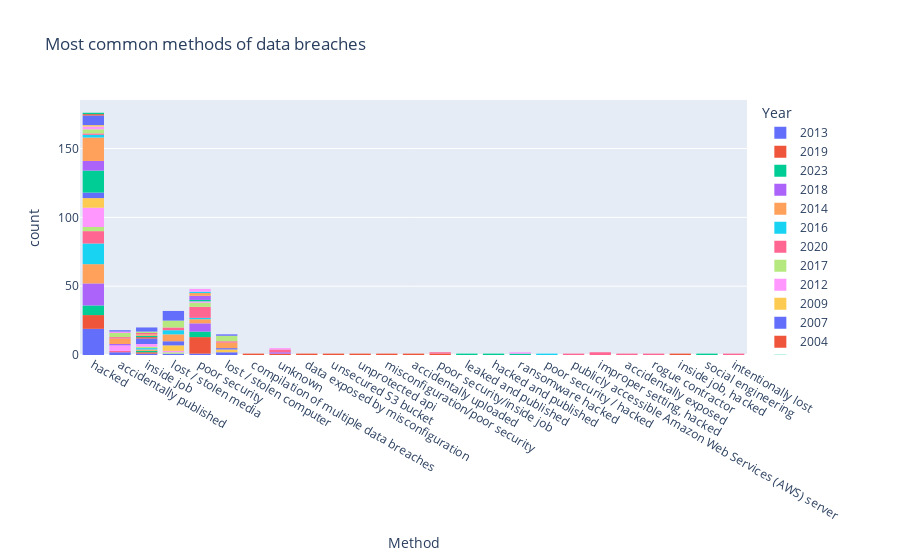

Notebook source saved alongside this figure:
### Code cell
px.histogram(x= 'Method', y= 'Year', histfunc='count', color='Year', data_frame= dataset, title='Most common methods of data breaches')

### Figure 1 — Plotly figure (JSON) as saved in the notebook; plotly's stock layout.template omitted (floating-point values rounded to 4 significant figures)
{"data": [{"alignmentgroup": "True", "bingroup": "x", "histfunc": "count", "hovertemplate": "Year=2013<br>Method=%{x}<br>count=%{y}<extra></extra>", "legendgroup": "2013", "marker": {"color": "#636efa", "pattern": {"shape": ""}}, "name": "2013", "offsetgroup": "2013", "orientation": "v", "showlegend": true, "type": "histogram", "x": ["hacked", "hacked", "hacked", "hacked", "hacked", "hacked", "hacked", "accidentally published", "hacked", "inside job", "hacked", "hacked", "hacked", "hacked", "hacked", "lost / stolen media", "hacked", "hacked", "accidentally published", "hacked", "poor security", "hacked", "hacked", "lost / stolen computer", "lost / stolen computer", "hacked"], "xaxis": "x", "y": ["2013", "2013", "2013", "2013", "2013", "2013", "2013", "2013", "2013", "2013", "2013", "2013", "2013", "2013", "2013", "2013", "2013", "2013", "2013", "2013", "2013", "2013", "2013", "2013", "2013", "2013"], "yaxis": "y"}, {"alignmentgroup": "True", "bingroup": "x", "histfunc": "count", "hovertemplate": "Year=2019<br>Method=%{x}<br>count=%{y}<extra></extra>", "legendgroup": "2019", "marker": {"color": "#EF553B", "pattern": {"shape": ""}}, "name": "2019", "offsetgroup": "2019", "orientation": "v", "showlegend": true, "type": "histogram", "x": ["poor security", "poor security", "poor security", "compilation of multiple data breaches", "poor security", "poor security", "unknown", "poor security", "poor security", "data exposed by misconfiguration", "poor security", "hacked", "hacked", "poor security", "unsecured S3 bucket", "unprotected api", "misconfiguration/poor security", "hacked", "poor security", "inside job", "poor security", "hacked", "hacked", "hacked", "accidentally uploaded", "hacked", "poor security", "hacked", "hacked", "hacked", "poor security/inside job"], "xaxis": "x", "y": ["2019", "2019", "2019", "2019", "2019", "2019", "2019", "2019", "2019", "2019", "2019", "2019", "2019", "2019", "2019", "2019", "2019", "2019", "2019", "2019", "2019", "2019", "2019", "2019", "2019", "2019", "2019", "2019", "2019", "2019", "2019"], "yaxis": "y"}, {"alignmentgroup": "True", "bingroup": "x", "histfunc": "count", "hovertemplate": "Year=2023<br>Method=%{x}<br>count=%{y}<extra></extra>", "legendgroup": "2023", "marker": {"color": "#00cc96", "pattern": {"shape": ""}}, "name": "2023", "offsetgroup": "2023", "orientation": "v", "showlegend": true, "type": "histogram", "x": ["poor security", "leaked and published", "poor security", "hacked", "hacked", "hacked and published", "hacked", "hacked", "hacked", "hacked", "hacked", "poor security", "poor security", "inside job", "ransomware hacked"], "xaxis": "x", "y": ["2023", "2023", "2023", "2023", "2023", "2023", "2023", "2023", "2023", "2023", "2023", "2023", "2023", "2023", "2023"], "yaxis": "y"}, {"alignmentgroup": "True", "bingroup": "x", "histfunc": "count", "hovertemplate": "Year=2018<br>Method=%{x}<br>count=%{y}<extra></extra>", "legendgroup": "2018", "marker": {"color": "#ab63fa", "pattern": {"shape": ""}}, "name": "2018", "offsetgroup": "2018", "orientation": "v", "showlegend": true, "type": "histogram", "x": ["hacked", "poor security", "hacked", "hacked", "hacked", "unknown", "poor security", "poor security", "poor security", "hacked", "hacked", "hacked", "hacked", "hacked", "hacked", "hacked", "poor security", "hacked", "hacked", "poor security", "hacked", "hacked", "hacked"], "xaxis": "x", "y": ["2018", "2018", "2018", "2018", "2018", "2018", "2018", "2018", "2018", "2018", "2018", "2018", "2018", "2018", "2018", "2018", "2018", "2018", "2018", "2018", "2018", "2018", "2018"], "yaxis": "y"}, {"alignmentgroup": "True", "bingroup": "x", "histfunc": "count", "hovertemplate": "Year=2014<br>Method=%{x}<br>count=%{y}<extra></extra>", "legendgroup": "2014", "marker": {"color": "#FFA15A", "pattern": {"shape": ""}}, "name": "2014", "offsetgroup": "2014", "orientation": "v", "showlegend": true, "type": "histogram", "x": ["hacked", "hacked", "hacked", "hacked", "hacked", "inside job", "hacked", "hacked", "hacked", "hacked", "hacked", "hacked", "hacked", "hacked", "hacked", "poor security", "poor security", "poor security"], "xaxis": "x", "y": ["2014", "2014", "2014", "2014", "2014", "2014", "2014", "2014", "2014", "2014", "2014", "2014", "2014", "2014", "2014", "2014", "2014", "2014"], "yaxis": "y"}, {"alignmentgroup": "True", "bingroup": "x", "histfunc": "count", "hovertemplate": "Year=2016<br>Method=%{x}<br>count=%{y}<extra></extra>", "legendgroup": "2016", "marker": {"color": "#19d3f3", "pattern": {"shape": ""}}, "name": "2016", "offsetgroup": "2016", "orientation": "v", "showlegend": true, "type": "histogram", "x": ["poor security / hacked", "hacked", "hacked", "hacked", "hacked", "hacked", "hacked", "hacked", "hacked", "hacked", "hacked", "hacked", "hacked", "hacked", "poor security", "hacked", "hacked", "inside job"], "xaxis": "x", "y": ["2016", "2016", "2016", "2016", "2016", "2016", "2016", "2016", "2016", "2016", "2016", "2016", "2016", "2016", "2016", "2016", "2016", "2016"], "yaxis": "y"}, {"alignmentgroup": "True", "bingroup": "x", "histfunc": "count", "hovertemplate": "Year=2020<br>Method=%{x}<br>count=%{y}<extra></extra>", "legendgroup": "2020", "marker": {"color": "#FF6692", "pattern": {"shape": ""}}, "name": "2020", "offsetgroup": "2020", "orientation": "v", "showlegend": true, "type": "histogram", "x": ["hacked", "poor security", "accidentally published", "poor security", "poor security", "hacked", "unknown", "hacked", "poor security", "publicly accessible Amazon Web Services (AWS) server", "hacked", "improper setting, hacked", "hacked", "poor security/inside job", "poor security", "improper setting, hacked", "accidentally exposed", "poor security", "unknown", "poor security", "hacked", "poor security", "hacked", "hacked", "hacked", "rogue contractor"], "xaxis": "x", "y": ["2020", "2020", "2020", "2020", "2020", "2020", "2020", "2020", "2020", "2020", "2020", "2020", "2020", "2020", "2020", "2020", "2020", "2020", "2020", "2020", "2020", "2020", "2020", "2020", "2020", "2020"], "yaxis": "y"}, {"alignmentgroup": "True", "bingroup": "x", "histfunc": "count", "hovertemplate": "Year=2017<br>Method=%{x}<br>count=%{y}<extra></extra>", "legendgroup": "2017", "marker": {"color": "#B6E880", "pattern": {"shape": ""}}, "name": "2017", "offsetgroup": "2017", "orientation": "v", "showlegend": true, "type": "histogram", "x": ["poor security", "hacked", "hacked", "lost / stolen media", "poor security", "hacked", "poor security", "inside job"], "xaxis": "x", "y": ["2017", "2017", "2017", "2017", "2017", "2017", "2017", "2017"], "yaxis": "y"}, {"alignmentgroup": "True", "bingroup": "x", "histfunc": "count", "hovertemplate": "Year=2012<br>Method=%{x}<br>count=%{y}<extra></extra>", "legendgroup": "2012", "marker": {"color": "#FF97FF", "pattern": {"shape": ""}}, "name": "2012", "offsetgroup": "2012", "orientation": "v", "showlegend": true, "type": "histogram", "x": ["hacked", "hacked", "hacked", "hacked", "hacked", "hacked", "hacked", "accidentally published", "hacked", "hacked", "accidentally published", "inside job", "hacked", "hacked", "inside job", "lost / stolen media", "hacked", "hacked", "accidentally published", "poor security", "hacked", "accidentally published"], "xaxis": "x", "y": ["2012", "2012", "2012", "2012", "2012", "2012", "2012", "2012", "2012", "2012", "2012", "2012", "2012", "2012", "2012", "2012", "2012", "2012", "2012", "2012", "2012", "2012"], "yaxis": "y"}, {"alignmentgroup": "True", "bingroup": "x", "histfunc": "count", "hovertemplate": "Year=2009<br>Method=%{x}<br>count=%{y}<extra></extra>", "legendgroup": "2009", "marker": {"color": "#FECB52", "pattern": {"shape": ""}}, "name": "2009", "offsetgroup": "2009", "orientation": "v", "showlegend": true, "type": "histogram", "x": ["hacked", "lost / stolen media", "hacked", "hacked", "hacked", "lost / stolen computer", "lost / stolen media", "hacked", "hacked", "lost / stolen media", "hacked", "lost / stolen computer", "lost / stolen media"], "xaxis": "x", "y": ["2009", "2009", "2009", "2009", "2009", "2009", "2009", "2009", "2009", "2009", "2009", "2009", "2009"], "yaxis": "y"}, {"alignmentgroup": "True", "bingroup": "x", "histfunc": "count", "hovertemplate": "Year=2007<br>Method=%{x}<br>count=%{y}<extra></extra>", "legendgroup": "2007", "marker": {"color": "#636efa", "pattern": {"shape": ""}}, "name": "2007", "offsetgroup": "2007", "orientation": "v", "showlegend": true, "type": "histogram", "x": ["hacked", "lost / stolen media", "inside job", "inside job", "hacked", "hacked", "lost / stolen media", "hacked", "inside job", "lost / stolen computer", "lost / stolen media", "inside job"], "xaxis": "x", "y": ["2007", "2007", "2007", "2007", "2007", "2007", "2007", "2007", "2007", "2007", "2007", "2007"], "yaxis": "y"}, {"alignmentgroup": "True", "bingroup": "x", "histfunc": "count", "hovertemplate": "Year=2004<br>Method=%{x}<br>count=%{y}<extra></extra>", "legendgroup": "2004", "marker": {"color": "#EF553B", "pattern": {"shape": ""}}, "name": "2004", "offsetgroup": "2004", "orientation": "v", "showlegend": true, "type": "histogram", "x": ["inside job, hacked", "inside job"], "xaxis": "x", "y": ["2004", "2004"], "yaxis": "y"}, {"alignmentgroup": "True", "bingroup": "x", "histfunc": "count", "hovertemplate": "Year=2015<br>Method=%{x}<br>count=%{y}<extra></extra>", "legendgroup": "2015", "marker": {"color": "#00cc96", "pattern": {"shape": ""}}, "name": "2015", "offsetgroup": "2015", "orientation": "v", "showlegend": true, "type": "histogram", "x": ["hacked", "hacked", "hacked", "hacked", "hacked", "hacked", "social engineering", "hacked", "hacked", "hacked", "hacked", "hacked", "hacked", "hacked", "hacked", "hacked", "inside job", "poor security", "hacked"], "xaxis": "x", "y": ["2015", "2015", "2015", "2015", "2015", "2015", "2015", "2015", "2015", "2015", "2015", "2015", "2015", "2015", "2015", "2015", "2015", "2015", "2015"], "yaxis": "y"}, {"alignmentgroup": "True", "bingroup": "x", "histfunc": "count", "hovertemplate": "Year=2021<br>Method=%{x}<br>count=%{y}<extra></extra>", "legendgroup": "2021", "marker": {"color": "#ab63fa", "pattern": {"shape": ""}}, "name": "2021", "offsetgroup": "2021", "orientation": "v", "showlegend": true, "type": "histogram", "x": ["hacked", "hacked", "accidentally published", "hacked", "hacked", "poor security", "poor security", "hacked", "hacked", "hacked", "poor security"], "xaxis": "x", "y": ["2021", "2021", "2021", "2021", "2021", "2021", "2021", "2021", "2021", "2021", "2021"], "yaxis": "y"}, {"alignmentgroup": "True", "bingroup": "x", "histfunc": "count", "hovertemplate": "Year=2011<br>Method=%{x}<br>count=%{y}<extra></extra>", "legendgroup": "2011", "marker": {"color": "#FFA15A", "pattern": {"shape": ""}}, "name": "2011", "offsetgroup": "2011", "orientation": "v", "showlegend": true, "type": "histogram", "x": ["hacked", "hacked", "hacked", "hacked", "hacked", "hacked", "lost / stolen media", "hacked", "lost / stolen computer", "lost / stolen computer", "accidentally published", "inside job", "lost / stolen media", "hacked", "hacked", "lost / stolen media", "hacked", "accidentally published", "lost / stolen computer", "lost / stolen computer", "hacked", "hacked", "poor security", "poor security", "hacked", "hacked", "hacked", "accidentally published", "lost / stolen media", "hacked", "hacked", "accidentally published", "lost / stolen media"], "xaxis": "x", "y": ["2011", "2011", "2011", "2011", "2011", "2011", "2011", "2011", "2011", "2011", "2011", "2011", "2011", "2011", "2011", "2011", "2011", "2011", "2011", "2011", "2011", "2011", "2011", "2011", "2011", "2011", "2011", "2011", "2011", "2011", "2011", "2011", "2011"], "yaxis": "y"}, {"alignmentgroup": "True", "bingroup": "x", "histfunc": "count", "hovertemplate": "Year=2005<br>Method=%{x}<br>count=%{y}<extra></extra>", "legendgroup": "2005", "marker": {"color": "#19d3f3", "pattern": {"shape": ""}}, "name": "2005", "offsetgroup": "2005", "orientation": "v", "showlegend": true, "type": "histogram", "x": ["hacked", "lost / stolen media", "hacked", "lost / stolen media", "lost / stolen media", "poor security"], "xaxis": "x", "y": ["2005", "2005", "2005", "2005", "2005", "2005"], "yaxis": "y"}, {"alignmentgroup": "True", "bingroup": "x", "histfunc": "count", "hovertemplate": "Year=2006<br>Method=%{x}<br>count=%{y}<extra></extra>", "legendgroup": "2006", "marker": {"color": "#FF6692", "pattern": {"shape": ""}}, "name": "2006", "offsetgroup": "2006", "orientation": "v", "showlegend": true, "type": "histogram", "x": ["lost / stolen computer", "accidentally published", "lost / stolen media", "hacked", "inside job", "intentionally lost", "lost / stolen media"], "xaxis": "x", "y": ["2006", "2006", "2006", "2006", "2006", "2006", "2006"], "yaxis": "y"}, {"alignmentgroup": "True", "bingroup": "x", "histfunc": "count", "hovertemplate": "Year=2008<br>Method=%{x}<br>count=%{y}<extra></extra>", "legendgroup": "2008", "marker": {"color": "#B6E880", "pattern": {"shape": ""}}, "name": "2008", "offsetgroup": "2008", "orientation": "v", "showlegend": true, "type": "histogram", "x": ["hacked", "lost / stolen media", "inside job", "hacked", "accidentally published", "accidentally published", "lost / stolen media", "lost / stolen computer", "lost / stolen media", "accidentally published", "hacked", "lost / stolen computer", "lost / stolen computer", "lost / stolen media", "lost / stolen computer", "lost / stolen media"], "xaxis": "x", "y": ["2008", "2008", "2008", "2008", "2008", "2008", "2008", "2008", "2008", "2008", "2008", "2008", "2008", "2008", "2008", "2008"], "yaxis": "y"}, {"alignmentgroup": "True", "bingroup": "x", "histfunc": "count", "hovertemplate": "Year=2022<br>Method=%{x}<br>count=%{y}<extra></extra>", "legendgroup": "2022", "marker": {"color": "#FF97FF", "pattern": {"shape": ""}}, "name": "2022", "offsetgroup": "2022", "orientation": "v", "showlegend": true, "type": "histogram", "x": ["hacked", "hacked", "poor security", "ransomware hacked", "poor security", "unknown", "accidentally published"], "xaxis": "x", "y": ["2022", "2022", "2022", "2022", "2022", "2022", "2022"], "yaxis": "y"}, {"alignmentgroup": "True", "bingroup": "x", "histfunc": "count", "hovertemplate": "Year=2019-2020<br>Method=%{x}<br>count=%{y}<extra></extra>", "legendgroup": "2019-2020", "marker": {"color": "#FECB52", "pattern": {"shape": ""}}, "name": "2019-2020", "offsetgroup": "2019-2020", "orientation": "v", "showlegend": true, "type": "histogram", "x": ["hacked"], "xaxis": "x", "y": ["2019-2020"], "yaxis": "y"}, {"alignmentgroup": "True", "bingroup": "x", "histfunc": "count", "hovertemplate": "Year=2010<br>Method=%{x}<br>count=%{y}<extra></extra>", "legendgroup": "2010", "marker": {"color": "#636efa", "pattern": {"shape": ""}}, "name": "2010", "offsetgroup": "2010", "orientation": "v", "showlegend": true, "type": "histogram", "x": ["lost / stolen media", "lost / stolen media", "hacked", "lost / stolen media", "hacked", "lost / stolen media", "hacked", "hacked", "hacked", "lost / stolen media", "inside job", "inside job", "inside job", "hacked", "lost / stolen media", "lost / stolen media", "hacked", "lost / stolen computer", "accidentally published"], "xaxis": "x", "y": ["2010", "2010", "2010", "2010", "2010", "2010", "2010", "2010", "2010", "2010", "2010", "2010", "2010", "2010", "2010", "2010", "2010", "2010", "2010"], "yaxis": "y"}, {"alignmentgroup": "True", "bingroup": "x", "histfunc": "count", "hovertemplate": "Year=2018-2019<br>Method=%{x}<br>count=%{y}<extra></extra>", "legendgroup": "2018-2019", "marker": {"color": "#EF553B", "pattern": {"shape": ""}}, "name": "2018-2019", "offsetgroup": "2018-2019", "orientation": "v", "showlegend": true, "type": "histogram", "x": ["hacked"], "xaxis": "x", "y": ["2018-2019"], "yaxis": "y"}, {"alignmentgroup": "True", "bingroup": "x", "histfunc": "count", "hovertemplate": "Year=2014 and 2015<br>Method=%{x}<br>count=%{y}<extra></extra>", "legendgroup": "2014 and 2015", "marker": {"color": "#00cc96", "pattern": {"shape": ""}}, "name": "2014 and 2015", "offsetgroup": "2014 and 2015", "orientation": "v", "showlegend": true, "type": "histogram", "x": ["hacked"], "xaxis": "x", "y": ["2014 and 2015"], "yaxis": "y"}], "layout": {"barmode": "relative", "legend": {"title": {"text": "Year"}, "tracegroupgap": 0}, "title": {"text": "Most common methods of data breaches"}, "xaxis": {"anchor": "y", "domain": [0, 1], "title": {"text": "Method"}}, "yaxis": {"anchor": "x", "categoryarray": ["2014 and 2015", "2018-2019", "2010", "2019-2020", "2022", "2008", "2006", "2005", "2011", "2021", "2015", "2004", "2007", "2009", "2012", "2017", "2020", "2016", "2014", "2018", "2023", "2019", "2013"], "categoryorder": "array", "domain": [0, 1], "title": {"text": "count"}}}}
